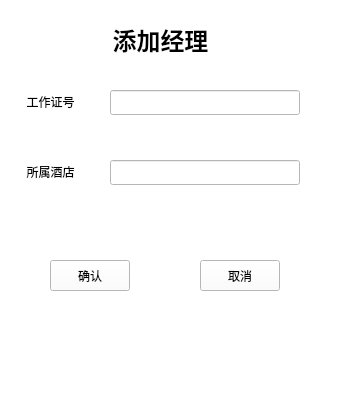
<?xml version="1.0" encoding="UTF-8"?>
<ui version="4.0">
 <class>addaccount</class>
 <widget class="QMainWindow" name="addaccount">
  <property name="geometry">
   <rect>
    <x>0</x>
    <y>0</y>
    <width>350</width>
    <height>400</height>
   </rect>
  </property>
  <property name="minimumSize">
   <size>
    <width>350</width>
    <height>400</height>
   </size>
  </property>
  <property name="maximumSize">
   <size>
    <width>350</width>
    <height>400</height>
   </size>
  </property>
  <property name="windowTitle">
   <string>蛋壳行记</string>
  </property>
  <property name="styleSheet">
   <string notr="true">background-color: rgb(255, 255, 255);
color: rgb(0, 0, 0);
font: 14pt &quot;等线&quot;;</string>
  </property>
  <widget class="QWidget" name="centralwidget">
   <widget class="QPushButton" name="bOK">
    <property name="geometry">
     <rect>
      <x>50</x>
      <y>260</y>
      <width>80</width>
      <height>31</height>
     </rect>
    </property>
    <property name="text">
     <string>确认</string>
    </property>
   </widget>
   <widget class="QPushButton" name="bCancel">
    <property name="geometry">
     <rect>
      <x>200</x>
      <y>260</y>
      <width>80</width>
      <height>31</height>
     </rect>
    </property>
    <property name="text">
     <string>取消</string>
    </property>
   </widget>
   <widget class="QLabel" name="label">
    <property name="geometry">
     <rect>
      <x>80</x>
      <y>20</y>
      <width>161</width>
      <height>40</height>
     </rect>
    </property>
    <property name="text">
     <string>&lt;html&gt;&lt;head/&gt;&lt;body&gt;&lt;p align=&quot;center&quot;&gt;&lt;span style=&quot; font-size:18pt; font-weight:600;&quot;&gt;添加经理&lt;/span&gt;&lt;/p&gt;&lt;/body&gt;&lt;/html&gt;</string>
    </property>
   </widget>
   <widget class="QLabel" name="label_2">
    <property name="geometry">
     <rect>
      <x>-5</x>
      <y>90</y>
      <width>111</width>
      <height>25</height>
     </rect>
    </property>
    <property name="text">
     <string>&lt;html&gt;&lt;head/&gt;&lt;body&gt;&lt;p align=&quot;center&quot;&gt;工作证号&lt;/p&gt;&lt;/body&gt;&lt;/html&gt;</string>
    </property>
   </widget>
   <widget class="QLineEdit" name="lAccount">
    <property name="geometry">
     <rect>
      <x>110</x>
      <y>90</y>
      <width>190</width>
      <height>25</height>
     </rect>
    </property>
   </widget>
   <widget class="QLabel" name="label_3">
    <property name="geometry">
     <rect>
      <x>-30</x>
      <y>160</y>
      <width>161</width>
      <height>25</height>
     </rect>
    </property>
    <property name="text">
     <string>&lt;html&gt;&lt;head/&gt;&lt;body&gt;&lt;p align=&quot;center&quot;&gt;所属酒店&lt;/p&gt;&lt;/body&gt;&lt;/html&gt;</string>
    </property>
   </widget>
   <widget class="QLineEdit" name="lmyHName">
    <property name="geometry">
     <rect>
      <x>110</x>
      <y>160</y>
      <width>190</width>
      <height>25</height>
     </rect>
    </property>
   </widget>
  </widget>
  <widget class="QMenuBar" name="menubar">
   <property name="geometry">
    <rect>
     <x>0</x>
     <y>0</y>
     <width>350</width>
     <height>30</height>
    </rect>
   </property>
  </widget>
  <widget class="QStatusBar" name="statusbar"/>
 </widget>
 <resources/>
 <connections/>
</ui>
